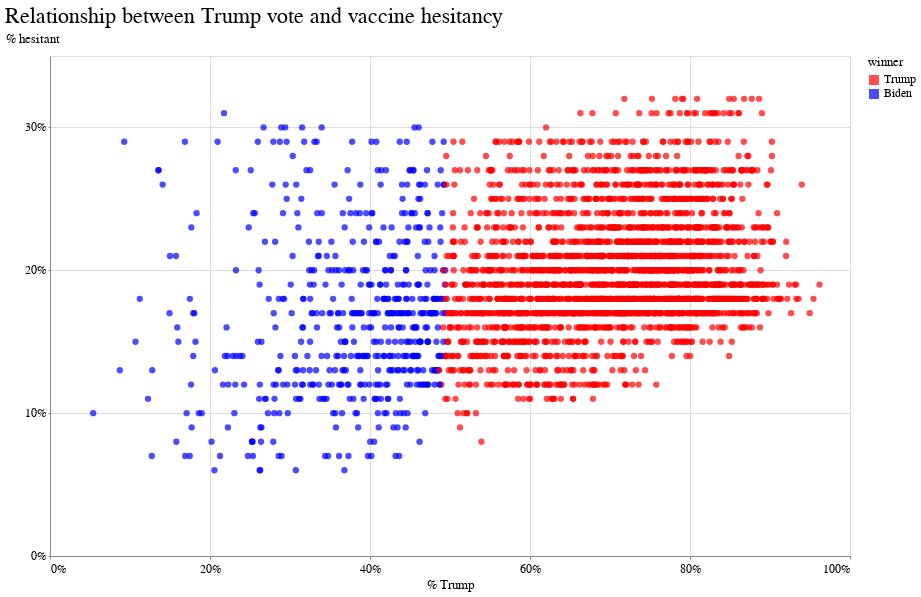

Here is the notebook cell this chart was saved with:
### Code cell
alt.Chart(merge).mark_circle(size=40).encode(
    x=alt.X("per_gop", title="% Trump", axis=alt.Axis(tickCount=4, format=("%"))),
    y=alt.Y(
        "estimated_hesitant",
        title="% hesitant",
        axis=alt.Axis(tickCount=4, format=("%")),
    ),
    color=alt.Color(
        "winner", scale=alt.Scale(domain=["Trump", "Biden"], range=["red", "blue"])
    ),
).properties(
    width=800, height=500, title="Relationship between Trump vote and vaccine hesitancy"
)

### Figure 1 — Vega-Lite specification as saved in the notebook (floating-point values rounded to 4 significant figures; data arrays with more than 128 entries replaced by an {"elided": "..."} marker saying what was removed)
{"config": {"view": {"width": 800, "height": 450}, "background": "#ffffff", "title": {"anchor": "start", "font": "Benton Gothic Bold, sans", "fontColor": "#000000", "fontSize": 22, "fontWeight": "normal"}, "arc": {"fill": "#82c6df"}, "area": {"fill": "#82c6df"}, "line": {"stroke": "#82c6df", "strokeWidth": 3}, "path": {"stroke": "#82c6df"}, "rect": {"fill": "#82c6df"}, "shape": {"stroke": "#82c6df"}, "bar": {"fill": "#82c6df"}, "point": {"stroke": "#82c6df"}, "symbol": {"fill": "#82c6df", "size": 30}, "axis": {"titleFont": "Benton Gothic Bold, sans", "titleFontSize": 13, "titleFontWeight": "normal", "labelFont": "Benton Gothic, sans", "labelFontSize": 11.5, "labelFontWeight": "normal"}, "axisX": {"labelAngle": 0, "labelPadding": 4, "tickSize": 3}, "axisY": {"labelBaseline": "middle", "maxExtent": 45, "minExtent": 45, "tickSize": 2, "titleAlign": "left", "titleAngle": 0, "titleX": -45, "titleY": -11}, "legend": {"titleFont": "Benton Gothic Bold, sans", "titleFontSize": 13, "titleFontWeight": "normal", "symbolType": "square", "labelFont": "Benton Gothic, sans", "labelFontSize": 11.5}, "range": {"category": ["#3580b1", "#ec8431", "#ab7fb4", "#c89d29", "#adc839", "#829eb1"], "diverging": ["#e68a4f", "#f4bb6a", "#f9e39c", "#dadfe2", "#a6b7c6", "#849eae"], "heatmap": ["#fbf2c7", "#f9e39c", "#f8d36e", "#f4bb6a", "#e68a4f", "#d15a40", "#ab4232"], "ordinal": ["#fbf2c7", "#f9e39c", "#f8d36e", "#f4bb6a", "#e68a4f", "#d15a40", "#ab4232"], "ramp": ["#fbf2c7", "#f9e39c", "#f8d36e", "#f4bb6a", "#e68a4f", "#d15a40", "#ab4232"]}}, "data": {"name": "data-25155cd0248f170dbc348d4e1fe7f977"}, "mark": {"type": "circle", "size": 40}, "encoding": {"color": {"type": "nominal", "field": "winner", "scale": {"domain": ["Trump", "Biden"], "range": ["red", "blue"]}}, "x": {"type": "quantitative", "axis": {"format": "%", "tickCount": 4}, "field": "per_gop", "title": "% Trump"}, "y": {"type": "quantitative", "axis": {"format": "%", "tickCount": 4}, "field": "estimated_hesitant", "title": "% hesitant"}}, "height": 500, "title": "Relationship between Trump vote and vaccine hesitancy", "width": 800, "$schema": "https://vega.github.io/schema/vega-lite/v4.0.2.json", "datasets": {"data-25155cd0248f170dbc348d4e1fe7f977": {"elided": "3142 records"}}}
